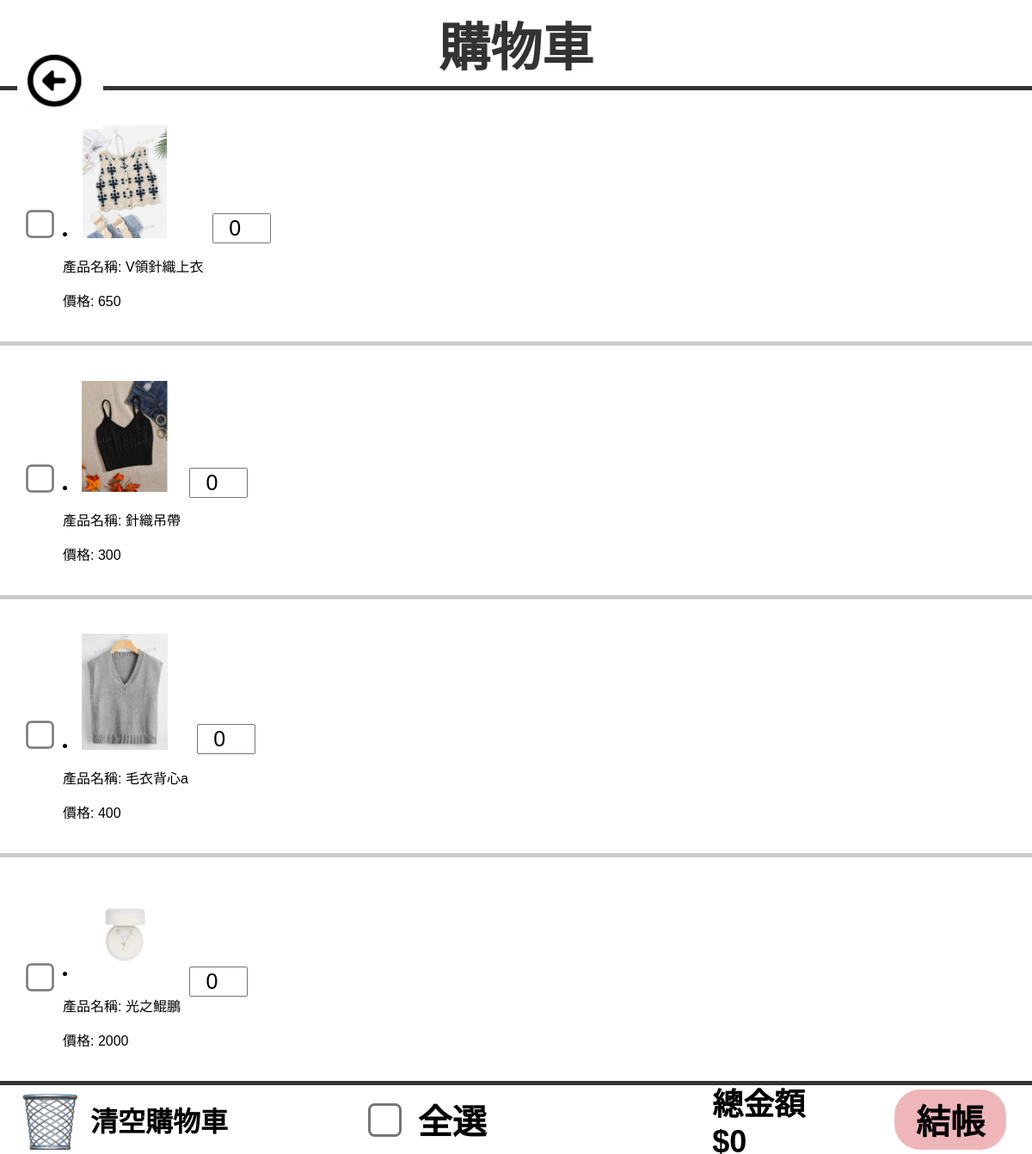
/shopcar/ (signed in), run on an earlier commit of the app's database.
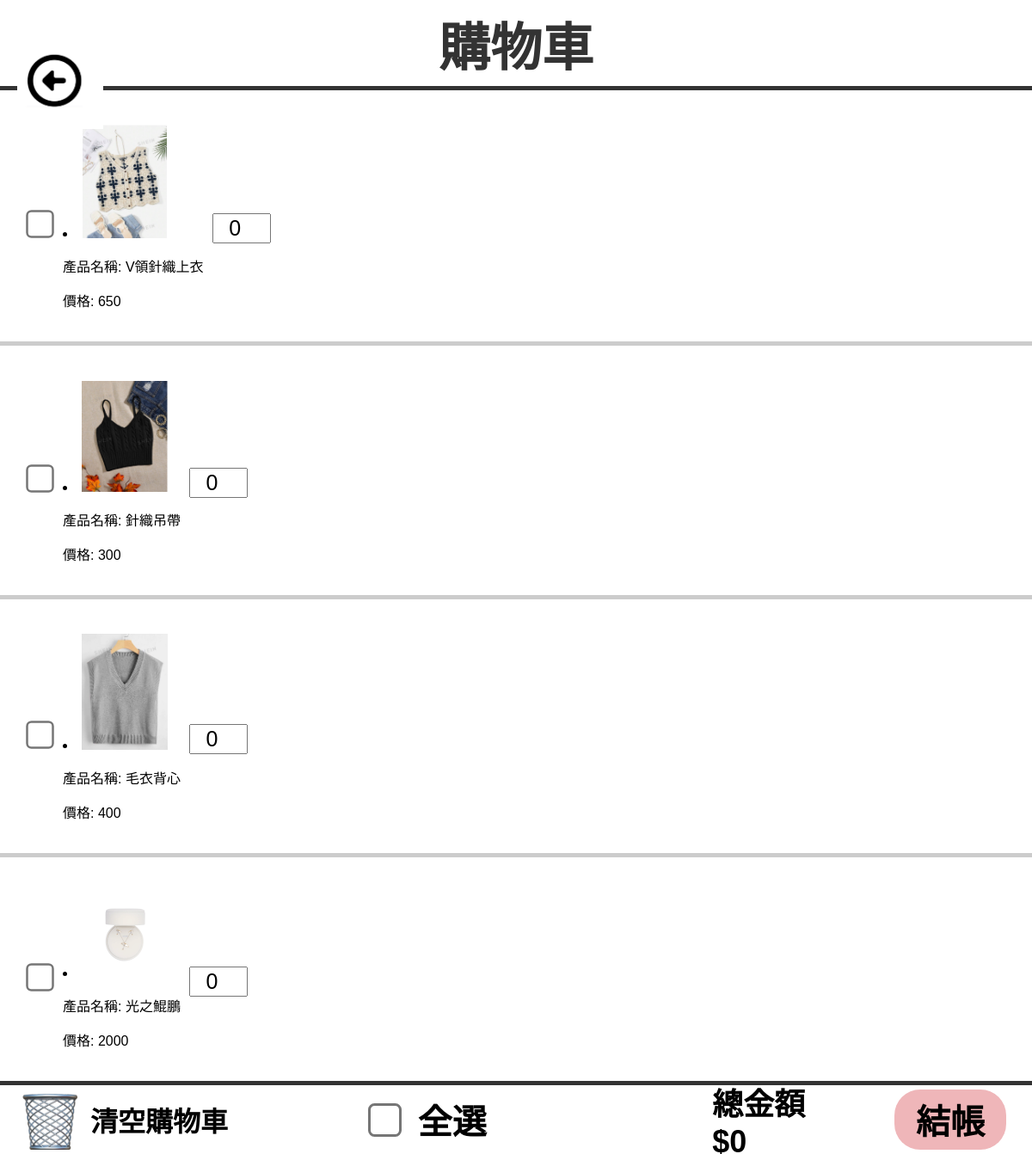
And on a later commit of the database.
### mysite/models.py (models this page shows, shortened)
class shoppingCart(models.Model):
    member_id = models.ForeignKey(Member, on_delete=models.CASCADE)#on_delete=models.CASCADE 就是檢查參照完整性
    product_id = models.ForeignKey(Product,on_delete=models.CASCADE)
    orderQua = models.CharField(max_length=10,default=0)

class Product(models.Model):
    name = models.CharField(max_length=100)
    image = models.ImageField(upload_to='product_images/', default='default.jpg')  # 定義默認值
    price = models.CharField(max_length=20,default='0')
    color = models.CharField(max_length=20,default='商品顏色')
    description = models.TextField()
    quantity = models.IntegerField(default=0)
    category = models.CharField(max_length=10,default="man")

### mysite/views.py (the view)
# urls.py: path('shopcar/',mv.shopcar,name="shopcar"),
def shopcar(request):
    member_id = request.user.id
    if member_id:
        cart_items = shoppingCart.objects.filter(member_id_id=member_id)
        return render(request, 'shopcar.html', {'cart_items': cart_items})
    else:
        return redirect('login')

### templates/shopcar.html (shortened to what this page needs)
{% load static %}
<!DOCTYPE html>
<html lang="en">
<head>
    <link rel="stylesheet" href="{% static 'css/shopcar.css' %}">
</head>
<body>
    <div class="top">
        <a href="{% url 'home' %}">
        <img class="back" src="{% static 'images/back.png' %}" alt="">
        </a>
        <p id="tt">購物車</p>
    </div>
    {% for item in cart_items %}
    <div class="product">
        <div class="pro1">
            <tr>
                <input class="check" type="checkbox" name="item1"  onchange="calculateTotal(); checkAllSelected()">
            <li>
                <img src="{{ item.product_id.image.url }}" alt="{{ item.product_id.name }}" style="width: 100px; height: auto;">
                <p>產品名稱: {{ item.product_id.name }}</p>
                <p>價格: {{ item.product_id.price }}</p>
            </li>
                    <div class="quantity-container">
                        <input type="number" class="quantity" id="quantity1" name="quantity1" min="0" max="100" value="0" onchange="calculateTotal()">
                    </div>
                </div>
                {% endfor %}
        </div>
        <div class="bottom">
            <div class="trash-b" onclick="resetCart()">
                <img class="trash" src="{% static 'images/trash.png' %}" alt="">
                <p id="trash-t">清空購物車</p>
            </div>
            <div class="all-b">
                <input id="check-all" type="checkbox" name="itemAll" onclick="toggleAll(this)">
                <p id="all-t">全選</p>
            </div>
            <div class="tot-b">
                <p id="tot-t">總金額$0</p>
                <a href="{% url 'pay' %}">
                <button type="button" id="tot-bu">結帳</button>
                </a>
            </div>
        </div>
    </div>
</body>
</html>

What changed in the data, as far as the page shows it:
changed through a linked row, shoppingCart: product_id.name "毛衣背心a" → "毛衣背心"
